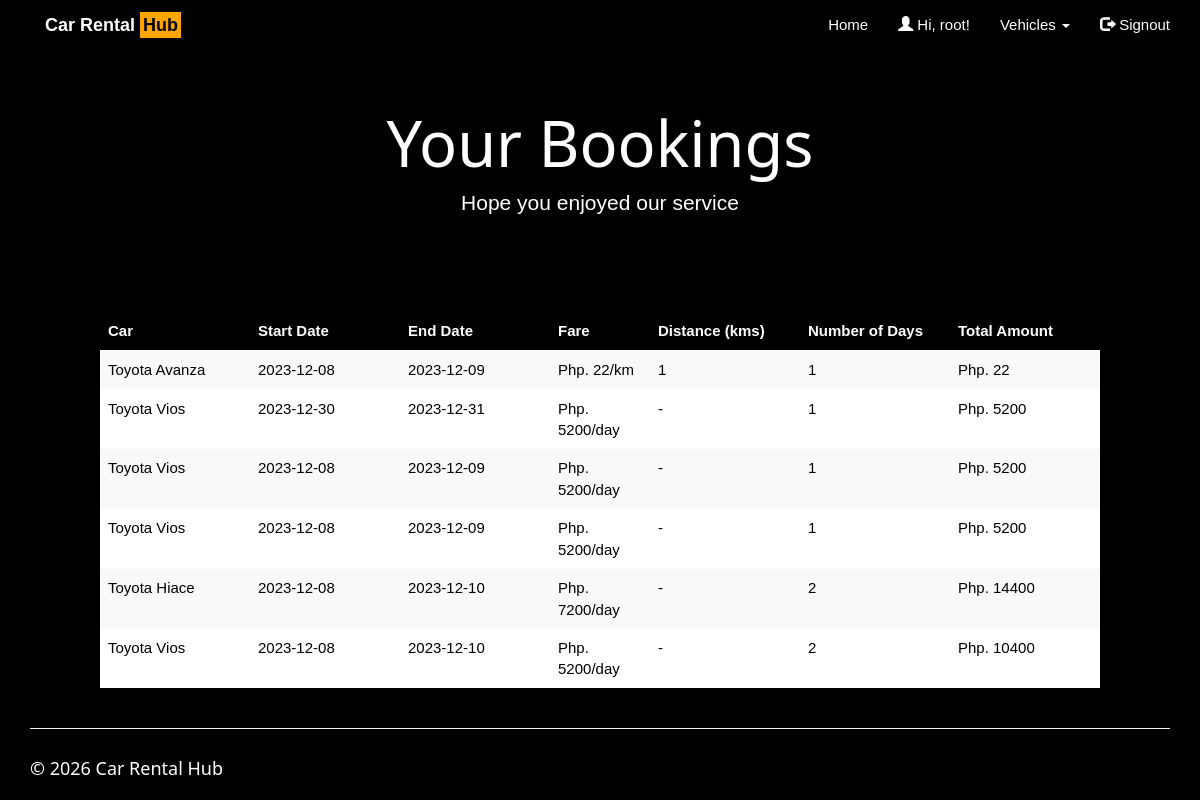
The app's page /mybookings.php (signed in) with its own data.
### tables this page shows
CREATE TABLE `rentedcars` (
  `id` int(100) NOT NULL,
  `customer_username` varchar(50) NOT NULL,
  `car_id` int(20) NOT NULL,
  `driver_id` int(20) NOT NULL,
  `booking_date` date NOT NULL,
  `rent_start_date` date NOT NULL,
  `rent_end_date` date NOT NULL,
  `car_return_date` date DEFAULT NULL,
  `fare` double NOT NULL,
  `charge_type` varchar(25) NOT NULL DEFAULT 'days',
  `distance` double DEFAULT NULL,
  `no_of_days` int(50) DEFAULT NULL,
  `total_amount` double DEFAULT NULL,
  `return_status` varchar(10) NOT NULL
);

CREATE TABLE `cars` (
  `car_id` int(20) NOT NULL,
  `car_name` varchar(50) NOT NULL,
  `car_nameplate` varchar(50) NOT NULL,
  `car_img` varchar(50) DEFAULT 'NA',
  `ac_price` float NOT NULL,
  `non_ac_price` float NOT NULL,
  `ac_price_per_day` float NOT NULL,
  `non_ac_price_per_day` float NOT NULL,
  `car_availability` varchar(10) NOT NULL
);

### mybookings.php (the view, shortened to what this page needs)
<!DOCTYPE html>
<?php
$conn = Connect();
?>
<head>
<link rel="stylesheet" href="assets/bootstrap/css/bootstrap.min.css">
<link rel="stylesheet" href="assets/fonts/font-awesome.min.css">
    <link rel="stylesheet" href="assets/w3css/w3.css">
<link rel="stylesheet" type="text/css" href="assets/css/customerlogin.css">
<link rel="stylesheet" type="text/css" media="screen" href="assets/css/clientpage.css" />
</head>
<body id="page-top" data-spy="scroll" data-target=".navbar-fixed-top">
    <nav class="navbar navbar-custom navbar-fixed-top" role="navigation" style="color: black">
        <div class="container">
        <div class="container">
            <div class="navbar-header">
                    <a class="navbar-brand page-scroll" style="font-weight: bold" href="index.php">
    Car Rental <span class="highlight" style="font-weight: bold;">Hub</span>
</a>
            </div>
            <?php
                if(isset($_SESSION['login_client'])){
            ?>
            <div class="collapse navbar-collapse navbar-right navbar-main-collapse">
                <ul class="nav navbar-nav">
                    <li>
                        <a href="index.php">Home</a>
                    </li>
                    <li>
                        <a href="#"><span class="glyphicon glyphicon-user"></span> Welcome <?php echo $_SESSION['login_client']; ?></a>
                    </li>
                    <li>
                    <ul class="nav navbar-nav navbar-right">
            <li><a href="#" class="dropdown-toggle active" data-toggle="dropdown" role="button" aria-haspopup="true" aria-expanded="false"><span class="glyphicon glyphicon-user"></span> Control Panel <span class="caret"></span> </a>
                <ul class="dropdown-menu">
              <li> <a href="entercar.php">Add Car</a></li>
              <li> <a href="enterdriver.php"> Add Driver</a></li>
              <li> <a href="clientview.php">View</a></li>
            </ul>
            </li>
          </ul>
                    </li>
                    <li>
                        <a href="logout.php"><span class="glyphicon glyphicon-log-out"></span> Logout</a>
                    </li>
                </ul>
            </div>
            <?php
                }
                else if (isset($_SESSION['login_customer'])){
            ?>
            <div class="collapse navbar-collapse navbar-right navbar-main-collapse">
                <ul class="nav navbar-nav">
                    <li>
                        <a href="index.php">Home</a>
                    </li>
                    <li>
                        <a href="#"><span class="glyphicon glyphicon-user"></span> Hi, <?php echo $_SESSION['login_customer']; ?>!</a>
                    </li>
                    <ul class="nav navbar-nav">
    <li>
        <a href="#" class="dropdown-toggle active" data-toggle="dropdown" role="button" aria-haspopup="true" aria-expanded="false">Vehicles <span class="caret"></span></a>
    </li>
</ul>
                    <li>
                        <a href="logout.php"><span class="glyphicon glyphicon-log-out"></span> Signout</a>
                    </li>
                </ul>
            </div>
                <?php   }
                ?>
        </div>
    </nav>
<?php $login_customer = $_SESSION['login_customer'];
    $sql1 = "SELECT * FROM rentedcars rc, cars c
    WHERE rc.customer_username='$login_customer' AND c.car_id=rc.car_id AND rc.return_status='R'";
    $result1 = $conn->query($sql1);
    if (mysqli_num_rows($result1) > 0) {
?>
<div class="container">
      <div class="jumbotron">
        <h1 class="text-center">Your Bookings</h1>
        <p class="text-center"> Hope you enjoyed our service </p>
      </div>
    </div>
    <div class="table-responsive" style="padding-left: 100px; padding-right: 100px;">
    <table class="table table-striped" style="background-color: white; color: black;">
    <thead class="thead-dark" style="background-color: black; color: white;">
            <tr>
                <th width="15%">Car</th>
                <th width="15%">Start Date</th>
                <th width="15%">End Date</th>
                <th width="10%">Fare</th>
                <th width="15%">Distance (kms)</th>
                <th width="15%">Number of Days</th>
                <th width="15%">Total Amount</th>
            </tr>
        </thead>
        <?php while ($row = mysqli_fetch_assoc($result1)) { ?>
            <tr>
                <td><?php echo $row["car_name"]; ?></td>
                <td><?php echo $row["rent_start_date"] ?></td>
                <td><?php echo $row["rent_end_date"]; ?></td>
                <td>Php. <?php
                            if ($row["charge_type"] == "days") {
                                echo ($row["fare"] . "/day");
                            } else {
                                echo ($row["fare"] . "/km");
                            }
                            ?></td>
                <td><?php if ($row["charge_type"] == "days") {
                            echo ("-");
                        } else {
                            echo ($row["distance"]);
                        } ?></td>
                <td><?php echo $row["no_of_days"]; ?> </td>
                <td>Php. <?php echo $row["total_amount"]; ?></td>
            </tr>
        <?php } ?>
    </table>
</div>
            <?php
        } ?>
</body>
<footer class="site-footer" style="color: white;">
    <div class="container">
        <hr>
        <div class="row">
            <div class="col-sm-6">
                <h5 style="color: white;">© <?php echo date("Y"); ?> Car Rental Hub</h5>
            </div>
        </div>
    </div>
</footer>
</html>

### assets/w3css/w3.css (style rules this page uses)
*,*:before,*:after { box-sizing:inherit }
body { margin:0 }
article,aside,details,figcaption,figure,footer,header,main,menu,nav,section,summary { display:block }
a { background-color:transparent;-webkit-text-decoration-skip:objects }
hr { box-sizing:content-box;height:0;overflow:visible }
html,body { font-family:Verdana,sans-serif;font-size:15px;line-height:1.5 }
h1 { font-size:36px }
h5 { font-size:18px }
h1,h2,h3,h4,h5,h6 { font-family:"Segoe UI",Arial,sans-serif;font-weight:400;margin:10px 0 }
hr { border:0;border-top:1px solid #eee;margin:20px 0 }
a { color:inherit }

### assets/css/customerlogin.css (style rules this page uses)
body, html { height: 100%; }
body { padding-top: 50px; background-size: 100%; }
footer { display: block; }

### mybookings.php (style rules this page uses)
body { background-color: black; color: white; }
.navbar { background-color: black; }
.navbar-custom .navbar-brand { color: white; }
.navbar-nav > li > a { color: white; }
.highlight { color: rgb(0, 0, 0); background-color: #FFA500; padding: 3px; }
.navbar-custom { background-color: transparent; transition: background-color 0.3s ease-in-out; }
.jumbotron { background-color: black; border: none; }

### records on screen
rentedcars: car.car_name "Toyota Avanza", rent_start_date "2023-12-08", rent_end_date "2023-12-09", fare "22", distance "1", no_of_days "1", total_amount "22"
rentedcars: car.car_name "Toyota Vios", rent_start_date "2023-12-30", rent_end_date "2023-12-31", fare "5200", no_of_days "1", total_amount "5200"
rentedcars: car.car_name "Toyota Vios", rent_start_date "2023-12-08", rent_end_date "2023-12-09", fare "5200", no_of_days "1", total_amount "5200"
rentedcars: car.car_name "Toyota Vios", rent_start_date "2023-12-08", rent_end_date "2023-12-09", fare "5200", no_of_days "1", total_amount "5200"
rentedcars: car.car_name "Toyota Hiace", rent_start_date "2023-12-08", rent_end_date "2023-12-10", fare "7200", no_of_days "2", total_amount "14400"
rentedcars: car.car_name "Toyota Vios", rent_start_date "2023-12-08", rent_end_date "2023-12-10", fare "5200", no_of_days "2", total_amount "10400"

### other values on screen
$_SESSION['login_customer'] "root"
